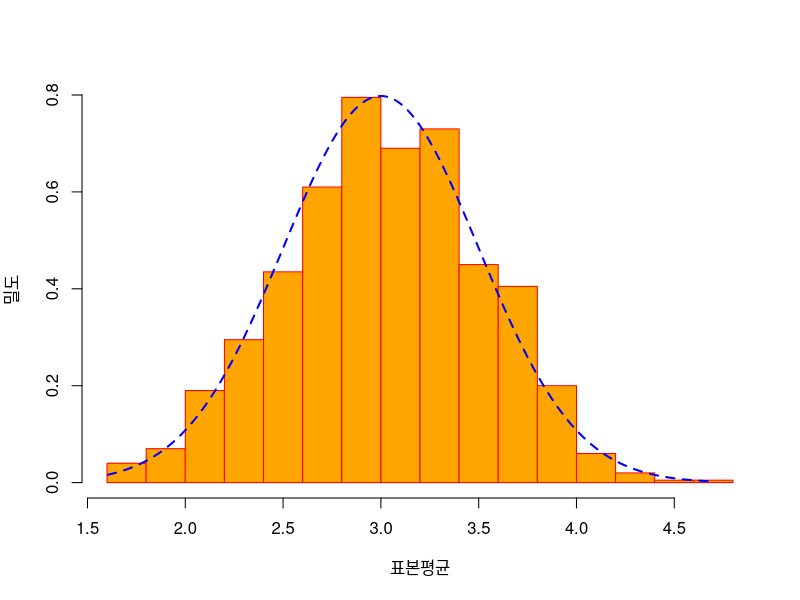
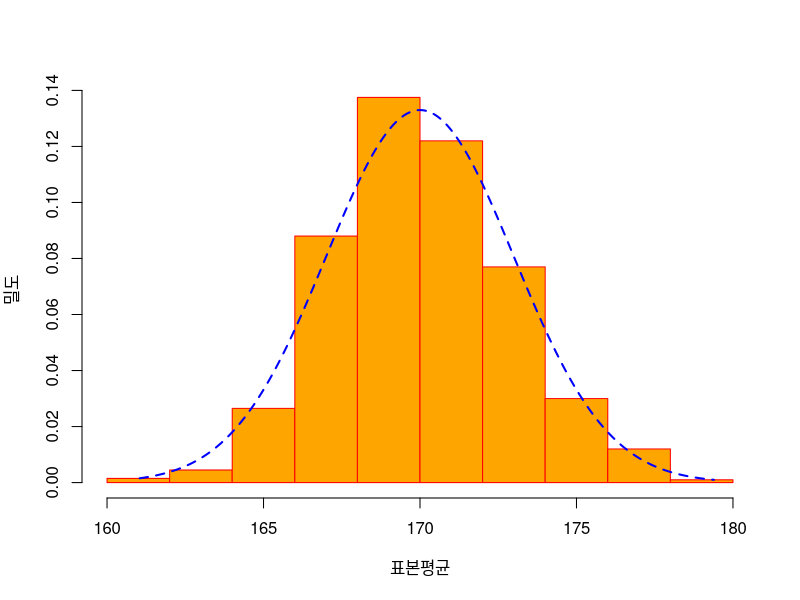
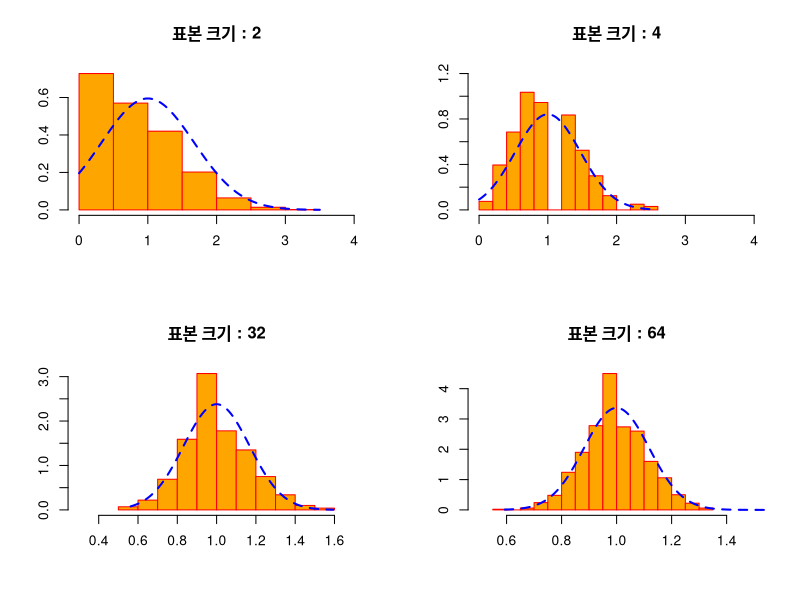

These charts were generated, in order, by the following R code:
# 4.2 중심극한정리
# 예제 4-2. 정규분포로부터 추출된 표본평균 xbar의 분포
set.seed(9)
n <- 1000
r.1.mean <- rep(NA, n)
r.2.mean <- rep(NA, n)

for (i in 1:n) {
  r.1.mean[i] <- mean(rnorm(4, mean=3, sd=1))     # N(3, 1^2)
  r.2.mean[i] <- mean(rnorm(4, mean=170, sd=6))   # N(170, 6^2)
}

# 표본평균들의 분포에서 평균과 표준편차
options(digits=4)
c(mean(r.1.mean), sd(r.1.mean))
c(mean(r.2.mean), sd(r.2.mean))

hist(r.1.mean, prob=TRUE, xlab="표본평균", ylab="밀도", main="", 
     col="orange", border="red")
x1 <- seq(min(r.1.mean), max(r.1.mean), length=1000)
y1 <- dnorm(x=x1, mean=3, sd=(1/sqrt(4)))
lines(x1, y1, lty=2, lwd=2, col="blue")

hist(r.2.mean, prob=TRUE, xlab="표본평균", ylab="밀도", main="", 
     col="orange", border="red")
x2 <- seq(min(r.2.mean), max(r.2.mean), length=1000)
y2 <- dnorm( x=x2, mean=170, sd=(6/sqrt(4)) )
lines(x2, y2, lty=2, lwd=2, col="blue")

# 예제 4-3. 임의의 분포에서 추출된 표본평균 xbar의 분포
set.seed(9)
t <- 10
p <- 0.1
x <- 0:10
n <- 1000
b.2.mean <- rep(NA, n)
b.4.mean <- rep(NA, n)
b.32.mean <- rep(NA, n)
b.64.mean <- rep(NA, n)

# 표본 크기별로 1000번의 표본추출로 표본평균을 구함
for(i in 1:n) {
  b.2.mean[i] <- mean(rbinom(2, size=t, prob=p))
  b.4.mean[i] <- mean(rbinom(4, size=t, prob=p))
  b.32.mean[i] <- mean(rbinom(32, size=t, prob=p))
  b.64.mean[i] <- mean(rbinom(64, size=t, prob=p))
}

# 표본평균들의 분포에서 평균과 표준편차
options(digits=4)
c(mean(b.2.mean), sd(b.2.mean))
c(mean(b.4.mean), sd(b.4.mean))
c(mean(b.32.mean), sd(b.32.mean))
c(mean(b.64.mean), sd(b.64.mean))

# B(10, 0.1)의 분산과 표준편차
c(10*0.1*0.9, sqrt(10*0.1*0.9))
par(mfrow=c(2,2))
hist(b.2.mean, prob=T, xlim=c(0, 4), main="표본 크기 : 2", 
     ylab="", xlab="", col="orange", border="red")
x1 <- seq(min(b.2.mean), max(b.2.mean), length=1000)
y1 <- dnorm(x=x1, mean=1, sd=sqrt(0.9)/sqrt(2))
lines(x1, y1, lty=2, lwd=2, col="blue")

hist(b.4.mean, prob=T, xlim=c(0, 4), ylim=c(0, 1.2), 
     main="표본 크기 : 4", ylab="", xlab="", col="orange", border="red")
x2 <- seq(min(b.4.mean), max(b.4.mean), length=1000)
y2 <- dnorm(x=x2, mean=1, sd=sqrt(0.9)/sqrt(4))
lines(x2, y2, lty=2, lwd=2, col="blue")

hist(b.32.mean, prob=T, xlim=c(0.3, 1.7), main="표본 크기 : 32", 
     ylab="", xlab="", col="orange", border="red")
x3 <- seq(min(b.32.mean), max(b.32.mean), length=1000)
y3 <- dnorm(x=x3, mean=1, sd=sqrt(0.9)/sqrt(32))
lines(x3, y3, lty=2, lwd=2, col="blue")

hist(b.64.mean, prob=T, xlim=c(0.5, 1.5), main="표본 크기 : 64", 
     ylab="", xlab="", col="orange", border="red")
x4 <- seq(min(b.64.mean), max(b.32.mean), length=1000)
y4 <- dnorm(x=x4, mean=1, sd=sqrt(0.9)/sqrt(64))
lines(x4, y4, lty=2, lwd=2, col="blue")
